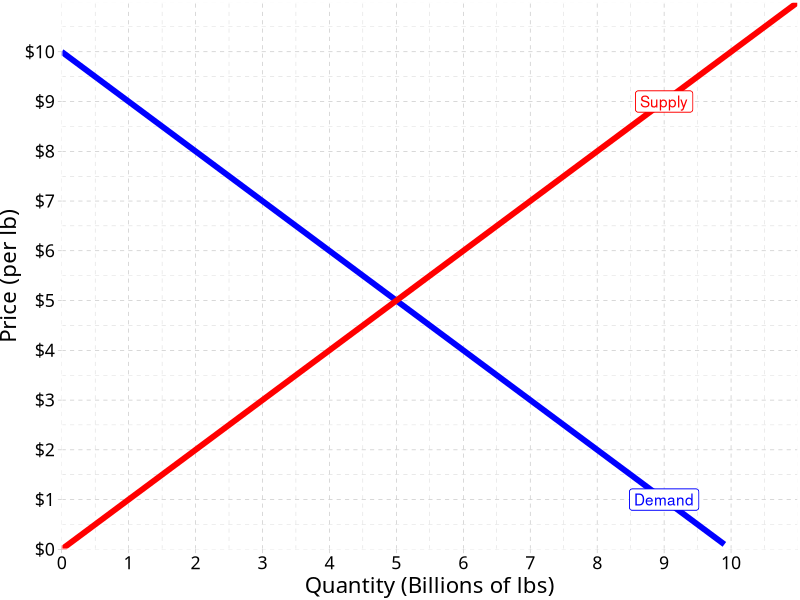
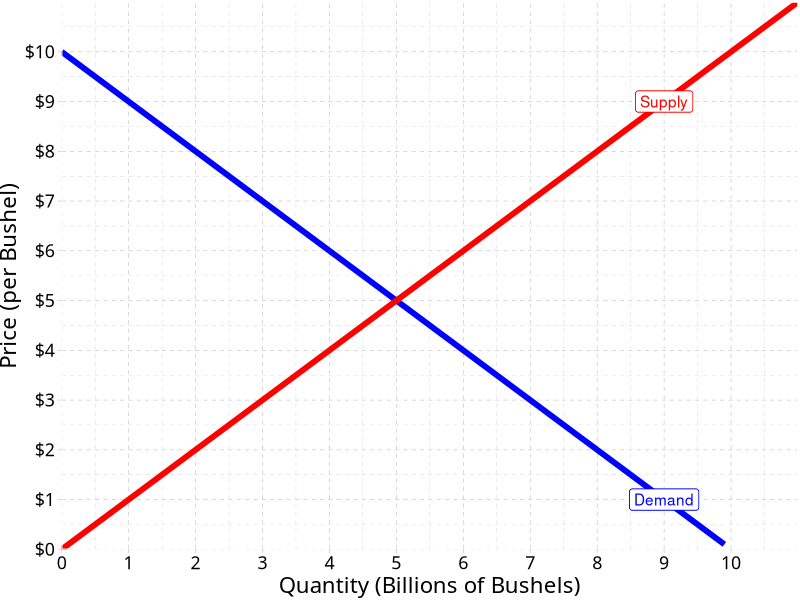

The R script that drew these images, in order:
## ---- chunk 1
knitr::opts_chunk$set(echo=F,
                      message=F,
                      warning=F,
                      fig.retina=3,
                      fig.align="center")
library(tidyverse)
## ---- chunk 2
Demand=function(x){10-x}
Supply=function(x){x}

ggplot(data.frame(x=c(0,12)), aes(x=x))+
  stat_function(fun=Demand, geom="line", color="blue", size=2)+
  geom_label(x=9,y=Demand(9), color = "blue", label="Demand")+
  stat_function(fun=Supply, geom="line", color="red", size=2)+
  geom_label(x=9,y=Supply(9), color = "red", label="Supply")+
  #geom_segment(x = 0, y = 10, xend=10, yend=10, linetype="dotted", size=1)+
  #geom_segment(x = 10, y = 10, xend=10, yend=0, linetype="dotted", size=1)+
  labs(x = "Quantity (Billions of lbs)",
       y = "Price (per lb)")+
  scale_x_continuous(breaks=seq(0,10,1),
                     limits=c(0,11),
                     expand=c(0,0))+
  scale_y_continuous(breaks=seq(0,10,1),
                     labels = scales::dollar,
                     limits=c(0,11),
                     expand=c(0,0))+
  ggthemes::theme_pander(base_family = "Fira Sans Condensed", base_size=16)

## ---- chunk 3
ggplot(data.frame(x=c(0,12)), aes(x=x))+
  stat_function(fun=Demand, geom="line", color="blue", size=2)+
  geom_label(x=9,y=Demand(9), color = "blue", label="Demand")+
  stat_function(fun=Supply, geom="line", color="red", size=2)+
  geom_label(x=9,y=Supply(9), color = "red", label="Supply")+
  #geom_segment(x = 0, y = 10, xend=10, yend=10, linetype="dotted", size=1)+
  #geom_segment(x = 10, y = 10, xend=10, yend=0, linetype="dotted", size=1)+
  labs(x = "Quantity (Billions of Bushels)",
       y = "Price (per Bushel)")+
  scale_x_continuous(breaks=seq(0,10,1),
                     limits=c(0,11),
                     expand=c(0,0))+
  scale_y_continuous(breaks=seq(0,10,1),
                     labels = scales::dollar,
                     limits=c(0,11),
                     expand=c(0,0))+
  ggthemes::theme_pander(base_family = "Fira Sans Condensed", base_size=16)

